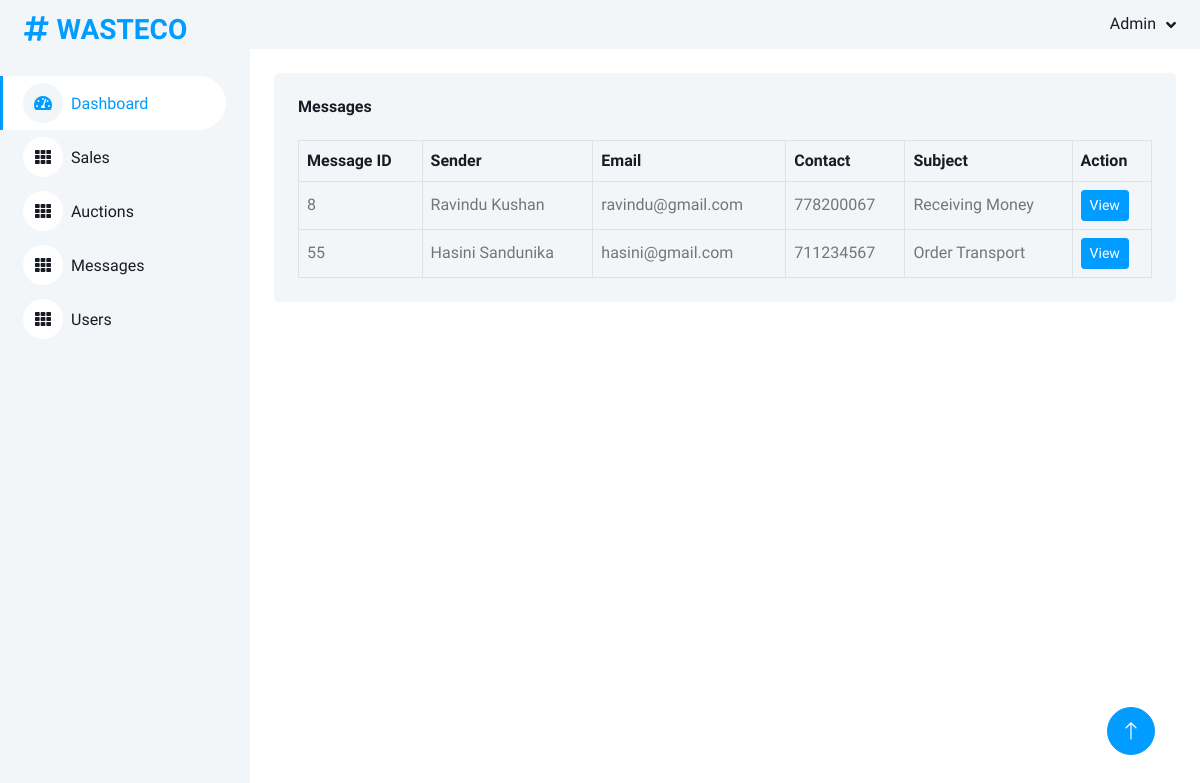
The page /admin/contact.php (signed in) on the database its author committed.
### tables this page shows
CREATE TABLE `contact` (
  `messageID` int(11) NOT NULL,
  `name` varchar(50) NOT NULL,
  `email` varchar(50) NOT NULL,
  `phone` varchar(15) NOT NULL,
  `subject` varchar(100) NOT NULL,
  `message` varchar(200) NOT NULL
);

### admin/contact.php (the view, shortened to what this page needs)
<?php
$con = mysqli_connect("localhost:3306", "root", "", "wasteco");
$sqlContact = "SELECT * FROM contact";
$sqlContactResult = mysqli_query($con, $sqlContact);
?>
<!DOCTYPE html>
<html lang="en">
<head>
    <link href="https://cdnjs.cloudflare.com/ajax/libs/font-awesome/5.10.0/css/all.min.css" rel="stylesheet">
    <link href="https://cdn.jsdelivr.net/npm/bootstrap-icons@1.4.1/font/bootstrap-icons.css" rel="stylesheet">
    <link href="lib/owlcarousel/assets/owl.carousel.min.css" rel="stylesheet">
    <link href="lib/tempusdominus/css/tempusdominus-bootstrap-4.min.css" rel="stylesheet"/>
    <link href="css/bootstrap.min.css" rel="stylesheet">
    <link href="css/style.css" rel="stylesheet">
</head>
<body>
<div class="container-xxl position-relative bg-white d-flex p-0">
    <?php
    include "./templates/sideBar.php";
    ?>
    <div class="content">
        <nav class="navbar navbar-expand bg-light navbar-light sticky-top px-4 py-0">
            <div class="navbar-nav align-items-center ms-auto">
                <div class="nav-item dropdown">
                    <a href="#" class="nav-link dropdown-toggle" data-bs-toggle="dropdown">
                        <span class="d-none d-lg-inline-flex">Admin</span>
                    </a>
                </div>
            </div>
        </nav>
        <div class="container-fluid pt-4 px-4">
            <div class="bg-light text-center rounded p-4">
                <div class="d-flex align-items-center justify-content-between mb-4">
                    <h6 class="mb-0">Messages</h6>
                </div>
                <div class="table-responsive">
                    <table class="table text-start align-middle table-bordered table-hover mb-0">
                        <thead>
                        <tr class="text-dark">
                            <th scope="col">Message ID</th>
                            <th scope="col">Sender</th>
                            <th scope="col">Email</th>
                            <th scope="col">Contact</th>
                            <th scope="col">Subject</th>
                            <th scope="col">Action</th>
                        </tr>
                        </thead>
                        <tbody>
                        <tr>
                            <?php
                            if (mysqli_num_rows($sqlContactResult) > 0) {
                            foreach ($sqlContactResult
                            as $rowContact) {
                            ?>
                        <tr>
                            <td><?php echo $rowContact['messageID']; ?></td>
                            <td><?php echo $rowContact['name']; ?></td>
                            <td><?php echo $rowContact['email']; ?></td>
                            <td><?php echo $rowContact['phone']; ?></td>
                            <td><?php echo $rowContact['subject']; ?></td>
                            <td>
                                <form action="viewMessage.php" method="post">
                                    <input type="submit" name="viewMessage" class="btn btn-sm btn-primary"
                                           value="View">
                                </form>
                            </td>
                        </tr>
                        <?php
                        }
                        } else {
                            ?>
                            <tr>
                                <td>No Data To Show</td>
                            </tr>
                            <?php
                        }
                        ?>
                        </tr>
                        </tbody>
                    </table>
                </div>
            </div>
        </div>
        <div class="container-fluid pt-4 ">
        </div>
    </div>
    <a href="#" class="btn btn-lg btn-primary btn-lg-square back-to-top"><i class="bi bi-arrow-up"></i></a>
</div>
</body>
</html>

### admin/css/style.css (style rules this page uses)
:root { --primary: #009CFF; --light: #F3F6F9; --dark: #191C24; }
.back-to-top { position: fixed; display: none; right: 45px; bottom: 45px; z-index: 99; }
.btn { transition: .5s; }
.btn.btn-primary { color: #FFFFFF; }
.btn-lg-square { width: 48px; height: 48px; }
.btn-square, .btn-sm-square, .btn-lg-square { padding: 0; display: inline-flex; align-items: center; justify-content: center; font-weight: normal; border-radius: 50px; }
.content { margin-left: 250px; min-height: 100vh; background: #FFFFFF; transition: 0.5s; }
@media (min-width: 992px) { .content { width: calc(100% - 250px); } }
.content .navbar .navbar-nav .nav-link { margin-left: 25px; padding: 12px 0; color: var(--dark); outline: none; }
.content .navbar .dropdown-toggle::after { margin-left: 6px; vertical-align: middle; border: none; content: "\f107"; font-family: "Font Awesome 5 Free"; font-weight: 900; transition: .5s; }

### rows shown on the page
contact: messageID "8", name "Ravindu Kushan", email "ravindu@gmail.com", phone "778200067", subject "Receiving Money"
contact: messageID "55", name "Hasini Sandunika", email "hasini@gmail.com", phone "711234567", subject "Order Transport"
